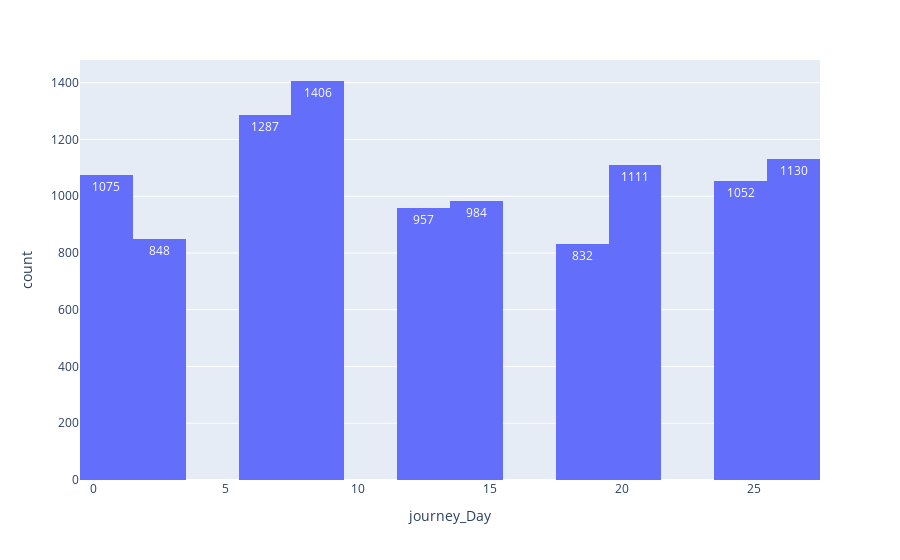

Notebook code cell kept with this figure:
### Code cell
px.histogram(data_frame=df , x = "journey_Day",text_auto=True)

### Figure 1 — Plotly figure (JSON) as saved in the notebook; plotly's stock layout.template omitted (floating-point values rounded to 4 significant figures; data arrays with more than 128 entries replaced by an {"elided": "..."} marker saying what was removed)
{"data": [{"alignmentgroup": "True", "bingroup": "x", "hovertemplate": "journey_Day=%{x}<br>count=%{y}<extra></extra>", "legendgroup": "", "marker": {"color": "#636efa", "pattern": {"shape": ""}}, "name": "", "offsetgroup": "", "orientation": "v", "showlegend": false, "texttemplate": "%{value}", "type": "histogram", "x": {"elided": "10682 int values"}, "xaxis": "x", "yaxis": "y"}], "layout": {"barmode": "relative", "legend": {"tracegroupgap": 0}, "margin": {"t": 60}, "xaxis": {"anchor": "y", "domain": [0, 1], "title": {"text": "journey_Day"}}, "yaxis": {"anchor": "x", "domain": [0, 1], "title": {"text": "count"}}}}
